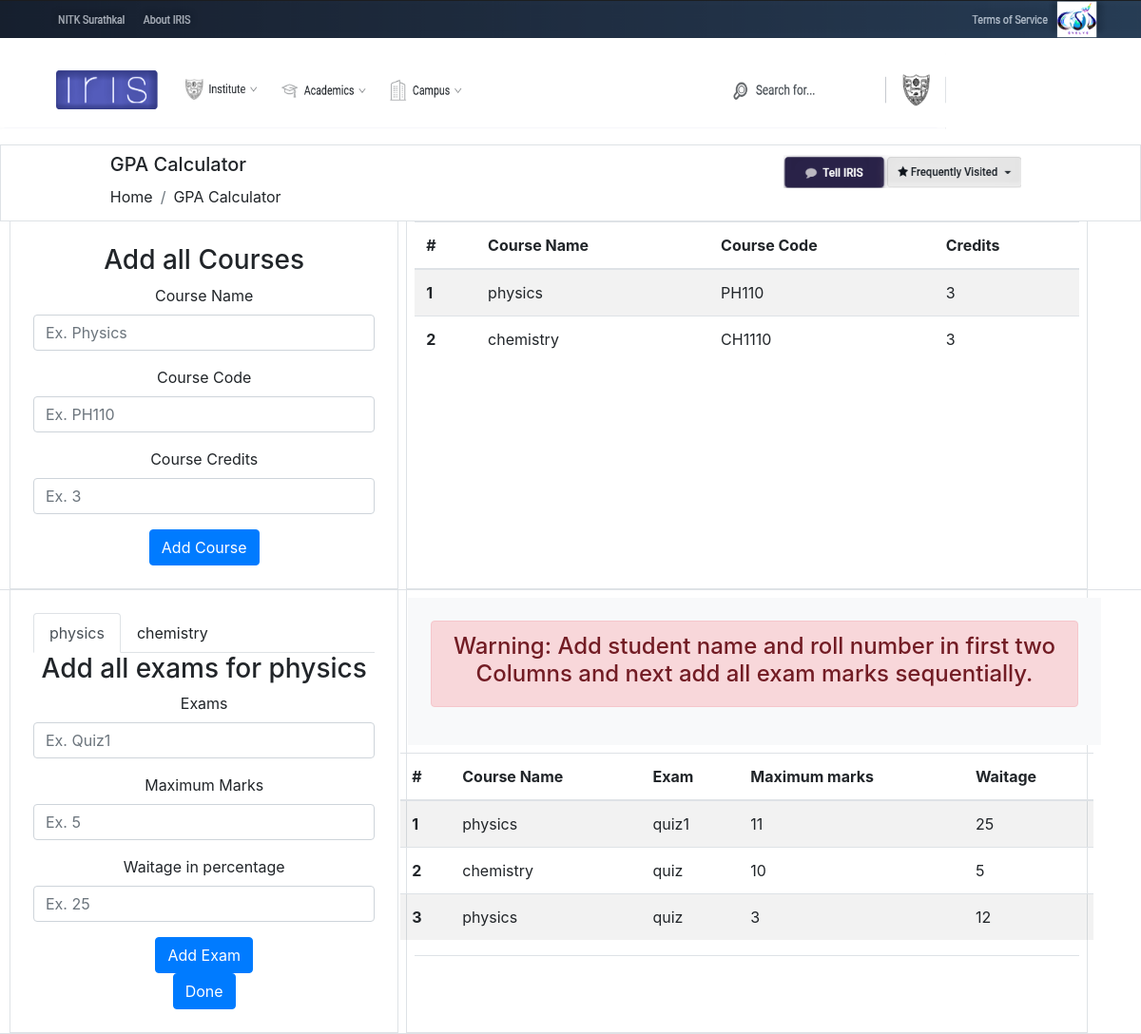
The page / on the database its author committed.
### tables this page shows
CREATE TABLE `courses` (
  `id` int(11) NOT NULL,
  `courseCode` text NOT NULL,
  `courseName` text NOT NULL,
  `courseCredit` int(11) DEFAULT NULL
);

CREATE TABLE `exams` (
  `id` int(11) NOT NULL,
  `courseId` int(11) NOT NULL,
  `examName` text NOT NULL,
  `maximum` int(11) NOT NULL,
  `waitage` int(11) NOT NULL
);

### index.php (the view, shortened to what this page needs)
<!doctype html>
<html lang="en">
<head>
  <link rel="stylesheet" href="https://stackpath.bootstrapcdn.com/bootstrap/4.5.0/css/bootstrap.min.css"
>
  <link rel="stylesheet" href="https://cdnjs.cloudflare.com/ajax/libs/font-awesome/4.7.0/css/font-awesome.min.css">
  <link rel="stylesheet" href="https://use.fontawesome.com/releases/v5.7.0/css/all.css"
>
</head>
<?php
  include("./php//connection.php");
  $mainBody = '';
  $subBody1 = '';
  $subBody2 = '';
  $count = 0;
  $query = "SELECT * FROM `courses`";
  $result = mysqli_query($conn, $query);
  if(mysqli_num_rows($result)>0){
    while($row = mysqli_fetch_assoc($result)){
      $count++;
      $mainBody .= '<tr>
        <th scope="row">'.$count.'</th>
        <td>'.$row["courseName"].'</td>
        <td>'.$row["courseCode"].'</td>
        <td>'.$row["courseCredit"].'</td>
      </tr>';
      if($count == "1"){
       $subBody1 .= '<li class="nav-item">
       <a class="nav-link active" id="'.$row["id"].'" data-toggle="tab" href="#tab-'.$row["id"].'" role="tab" aria-controls="home" aria-selected="true">'.$row["courseName"].'</a>
       </li>';
       $subBody2 .= '<div class="tab-pane fade show active" id="tab-'.$row["id"].'" role="tabpanel" aria-labelledby="profile-tab"><div class="text-center">
       <h3> Add all exams for '.$row["courseName"].'</h3>
       <form method="POST">
         <div class="form-group">
           <label for="examName">Exams</label>
           <input type="text" class="form-control" id="examName" name="examName" placeholder="Ex. Quiz1" required>
         </div>
         <div class="form-group">
           <label for="maximum">Maximum Marks</label>
           <input type="number" class="form-control" id="maximum" name="maximum" placeholder="Ex. 5" min = "0"required>
         </div>
         <div class="form-group">
           <label for="waitage">Waitage in percentage</label>
           <input type="number" class="form-control" id="waitage" name="waitage" min="1" max="100"placeholder="Ex. 25" required>
         </div>
         <div class="justify-content-center">
         <input type="hidden" name="courseId" value="'.$row["id"].'">
           <button type="submit" name="exam" value="exam" class="btn btn-primary">Add Exam</button>
         </div>
       </form>
       <form method="POST">
       <button type="submit" name="done" value="done" class="btn btn-primary">Done</button>
       </form>
       </div>
       </div>';
      }
      else{
        $subBody1 .= '<li class="nav-item ">
       <a class="nav-link" id="'.$row["id"].'" data-toggle="tab" href="#tab-'.$row["id"].'" role="tab" aria-controls="home" aria-selected="true">'.$row["courseName"].'</a>
       </li>';
       $subBody2 .= '<div class="tab-pane fade" id="tab-'.$row["id"].'" role="tabpanel" aria-labelledby="profile-tab"><div class="text-center">
       <h3> Add all exams for '.$row["courseName"].'</h3>
       <form method="POST">
         <div class="form-group">
           <label for="examName">Exams</label>
           <input type="text" class="form-control" id="examName" name="examName" placeholder="Ex. Quiz1" required>
         </div>
         <div class="form-group">
           <label for="maximum">Maximum Marks</label>
           <input type="number" class="form-control" id="maximum" name="maximum" placeholder="Ex. 5" min="0" required>
         </div>
         <div class="form-group">
           <label for="waitage">Waitage in percentage</label>
           <input type="number" class="form-control" id="waitage" name="waitage" min="1" max="100"placeholder="Ex. 25" required>
           <input type="hidden" class="form-control" name="courseId" value="'.$row["id"].'">
         </div>
         <div class="justify-content-center">
            <button type="submit" name="exam" value="exam" class="btn btn-primary">Add Exam</button>
         </div>
       </form>
       <form method="POST">
       <button type="submit" name="done" value="done" class="btn btn-primary">Done</button>
       </form>
       </div>
       </div>';
      }
    }
  }
  $mainBody1 = '';
  $count = '0';
  $query = "SELECT * FROM `exams`";
  $result = mysqli_query($conn, $query);
  if(mysqli_num_rows($result)>0){
    while($row = mysqli_fetch_assoc($result)){
      $count++;
      $query = "SELECT `courseName` FROM `courses` WHERE id = '".mysqli_real_escape_string($conn, $row['courseId'])."'";
      $row1 = mysqli_fetch_array(mysqli_query($conn, $query));
      if(array_key_exists("courseName", $row1)){
        $mainBody1 .= '<tr>
        <th scope="row">'.$count.'</th>
        <td>'.$row1["courseName"].'</td>
        <td>'.$row["examName"].'</td>
        <td>'.$row["maximum"].'</td>
        <td>'.$row["waitage"].'</td>
      </tr>';
      }
    }
  }
?>
<body>
  <div class="row ">
    <figure><img src="./images/top_nav.PNG" width="100%" height="40px"></figure>
  </div>
  <div class="row">
    <div class="col-xl-10">
      <figure><img src="./images/second_nav.PNG" width="100%" height="80px"></figure>
    </div>
    <div class="col-xl-1 mt-4 font-weight-bold">
    </Div>
  </div>
  <div class="container-fluid border">
    <div class="row">
      <div class="col-md-1"></div>
      <div class="col-md-7 py-2">
        <h5>GPA Calculator</h5>
        <nav aria-label="breadcrumb">
          <ol class="breadcrumb remalign">
            <li class="breadcrumb-item"><a href="#">Home</a></li>
            <li class="breadcrumb-item">GPA Calculator</li>
          </ol>
        </nav>
      </div>
      <div class="col-md-4 pl-4">
        <figure><img src="./images/3rd_pic.PNG" width="250px" height="35px" style="position: relative; top: 10px;">
        </figure>
      </div>
    </div>
  </div>
  <div class="row  border border-top-0">
    <div class="col-md-4 p-4 ml-4 border border-top-0">
      <div class="text-center">
        <h3> Add all Courses</h3>
        <form method="POST">
          <div class="form-group">
            <label for="courseName">Course Name</label>
            <input type="text" class="form-control" id="courseName" name="courseName" placeholder="Ex. Physics" required>
          </div>
          <div class="form-group">
            <label for="courseCode">Course Code</label>
            <input type="text" class="form-control" id="courseCode" name="courseCode" placeholder="Ex. PH110" required>
          </div>
          <div class="form-group">
            <label for="courseCode">Course Credits</label>
            <input type="number" class="form-control" id="courseCode" name="courseCredit" min="1" placeholder="Ex. 3" required>
          </div>
          <div class="justify-content-center">
            <button type="submit" name="submit" value="submit" class="btn btn-primary">Add Course</button>
          </div>
        </form>
        </div>
    </div>
    <div class="col-md-7 px-2  ml-2  border border-top-0" id="main-area">
      <table class="table table-striped ">
        <thead>
            <tr>
            <th scope="col">#</th>
            <th scope="col">Course Name</th>
            <th scope="col">Course Code</th>
            <th scope="col">Credits</th>
            </tr>
        </thead>
        <tbody>
          <?php echo $mainBody;?>
        </tbody>
      </table>
    </div>
  </div>
  <div class="row border border-top-0">
    <div class="col-md-4 p-4 ml-4 border border-top-0">
        <ul class="nav nav-tabs" id="myTab" role="tablist">
          <?php echo $subBody1;?>
      </ul>
      <div class="tab-content" id="myTabContent">
        <?php echo $subBody2;?>
      </div>
    </div>
    <div class="col-md-7 px-2  mx-2  border border-top-0" id="main-area">
      <div class="row">
        <div class="col-md-12 bg-light p-2 m-2">
          <div class=" p-2 m-2">
            <div class="alert alert-danger text-center col-md-12" role="alert"><h4> Warning: Add student name and roll number in first two Columns and next add all exam marks sequentially.</h4>
            </div>
          </div>
        </div>
        <table class="table table-striped ">
        <thead>
            <tr>
            <th scope="col">#</th>
            <th scope="col">Course Name</th>
            <th scope="col">Exam </th>
            <th scope="col">Maximum marks</th>
            <th scope="col">Waitage</th>
            </tr>
        </thead>
        <tbody>
          <?php echo $mainBody1;?>
        </tbody>
      </table>
      </div>
      <div>
        <ul class="nav nav-tabs" id="myTab1" role="tablist">
      </ul>
      </div>
    </div>
  </div>
</body>
</html>

### index.php (style rules this page uses)
a { color: inherit; }
.breadcrumb { background-color: transparent !important; padding: .1rem 0rem !important; margin-bottom: .25rem !important; }
ul { list-style-type: none; }

### rows shown on the page
courses: courseName "physics", courseCode "PH110", courseCredit "3"
courses: courseName "chemistry", courseCode "CH1110", courseCredit "3"
exams: courseId.courseName "physics", examName "quiz1", maximum "11", waitage "25"
exams: courseId.courseName "chemistry", examName "quiz", maximum "10", waitage "5"
exams: courseId.courseName "physics", examName "quiz", maximum "3", waitage "12"
